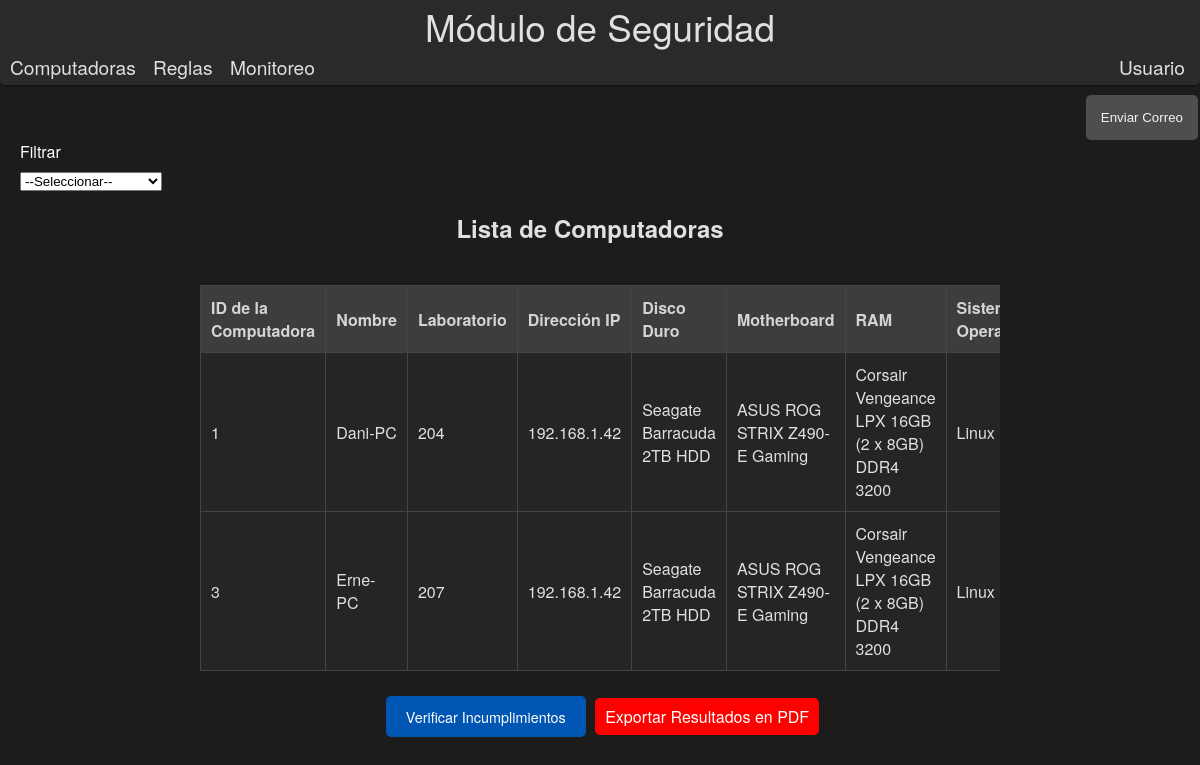
Page /monitoreos/realizar/ on the committed database.
### Modulo/models.py (models this page shows)
class ComputerProperties(models.Model):
    computer_id = models.IntegerField(unique=True)
    name = models.CharField(max_length=255)
    lab = models.CharField(max_length=255)
    ip_address = models.GenericIPAddressField()
    operating_system = models.CharField(max_length=255)
    disk = models.CharField(max_length=255)
    motherboard = models.CharField(max_length=255)
    ram = models.CharField(max_length=255)
    last_update = models.DateTimeField()
    antivirus = models.CharField(max_length=255)
    antivirus_enabled = models.BooleanField(default=False)
    antivirus_updated = models.BooleanField(default=False)
    firewall = models.CharField(max_length=255)
    firewall_enabled = models.BooleanField(default=False)
    browser = models.CharField(max_length=255, default="Firefox")
    domain = models.CharField(max_length=255)

### Modulo/views.py (the view, shortened to what this page needs)
# urls.py: path('monitoreos/realizar/', realizar_monitoreo, name='realizar_monitoreo'),
def realizar_monitoreo(request):
    filter_select = request.GET.get('filter-select')
    filter_value = request.GET.get(filter_select) if filter_select else None
    computadoras = ComputerProperties.objects.all()
    selected_rules = Rule.objects.filter(id__in=request.session.get('selected_rules', []))
    incumplimientos_totales = []
    computadoras_monitoreadas = []
    for computadora in computadoras:
        reglas_incumplidas = []
        last_update_naive = computadora.last_update.replace(tzinfo=None)  # Convertir a naive datetime
        if selected_rules.filter(name='Sistema Operativo Actualizado').exists():
            if (datetime.now() - last_update_naive) > timedelta(days=10):
                reglas_incumplidas.append('Sistema operativo desactualizado más de 10 días')
        if selected_rules.filter(name='Antivirus Activado').exists():
            if not computadora.antivirus_enabled:
                reglas_incumplidas.append('Antivirus no activado')
        if selected_rules.filter(name='Antivirus Actualizado').exists():
            if not computadora.antivirus_updated:
                reglas_incumplidas.append('Antivirus desactualizado')
        if selected_rules.filter(name='Firewall Activado').exists():
            if not computadora.firewall_enabled:
                reglas_incumplidas.append('Firewall no activado')
        if selected_rules.filter(name='Navegador Firefox').exists():
            if computadora.browser != "Firefox":
                reglas_incumplidas.append('El navegador no es Firefox')
    if computadoras_monitoreadas:
        monitoreo = Monitoreo.objects.create()
        monitoreo.computers_monitored.set(computadoras_monitoreadas)
        monitoreo.incumplimientos_detected = incumplimientos_totales
        monitoreo.save()
    laboratorios = ComputerProperties.objects.values_list('lab', flat=True).distinct()
    sistemas_operativos = ComputerProperties.objects.values_list('operating_system', flat=True).distinct()
    return render(request, 'propiedades/realizar_monitoreo.html', {
        'computadoras': computadoras,
        'laboratorios': laboratorios,
        'sistemas_operativos': sistemas_operativos,
        'incumplimientos': incumplimientos_totales
    })

### Modulo/templates/propiedades/realizar_monitoreo.html (shortened to what this page needs)
{% extends 'modulo.html' %}
{% block content %}
<div id="email-button-container">
    <button type="button" class="btn-email" onclick="showEmailForm();">Enviar Correo</button>
</div>
<div id="filter-options" class="filter-container" style="display: flex;">
    <form method="get" action="{% url 'realizar_monitoreo' %}">
        <div class="filter-select-container">
            <label for="filter-select">Filtrar</label>
            <select id="filter-select" name="filter-select" onchange="showFilterInput();">
                <option value="">--Seleccionar--</option>
            </select>
        </div>
    </form>
</div>
<h2 class="form-title">Lista de Computadoras</h2>
<div class="table-container">
    <table class="gray-table">
        <thead>
            <tr>
                <th>ID de la Computadora</th>
                <th>Nombre</th>
                <th>Laboratorio</th>
                <th>Dirección IP</th>
                <th>Disco Duro</th>
                <th>Motherboard</th>
                <th>RAM</th>
                <th>Sistema Operativo</th>
            </tr>
        </thead>
        <tbody>
            {% for computadora in computadoras %}
            <tr>
                <td>{{ computadora.computer_id }}</td>
                <td>{{ computadora.name }}</td>
                <td>{{ computadora.lab }}</td>
                <td>{{ computadora.ip_address }}</td>
                <td>{{ computadora.disk }}</td>
                <td>{{ computadora.motherboard }}</td>
                <td>{{ computadora.ram }}</td>
                <td>{{ computadora.operating_system }}</td>
            </tr>
            {% endfor %}
        </tbody>
    </table>
</div>
<div style="text-align: center; margin-top: 20px;">
    <a href="{% url 'verificar_incumplimientos' %}" class="btn-submit">Verificar Incumplimientos</a>
    <a href="{% url 'exportar_pdf' %}" class="btn-exportar">Exportar Resultados en PDF</a>
</div>
{% endblock %}

### Modulo/static/modulo.css (style rules this page uses)
body { background-color:#1c1c1c; color: #e0e0e0; font-family: "Helvetica Neue", Arial, sans-serif; margin: 0; display: flex; flex-direction: column; min-height: 100vh; }
.btn-submit, .btn-cancel { padding: 8px 20px; border: none; border-radius: 5px; background-color: #4a4a4a; color: #fff; cursor: pointer; transition: background-color 0.3s, box-shadow 0.3s; margin: 5px; text-decoration: none; display: inline-block; font-size: 0.9em; }
.table-container { max-width: 800px; margin: 0 auto; overflow-x: auto; }
.gray-table { width: 100%; border-collapse: collapse; margin-top: 20px; }
.gray-table th, .gray-table td { border: 1px solid #444; padding: 10px; text-align: left; }
.gray-table th { background-color: #3d3d3d; color: #d4d4d4; }
.gray-table tr:nth-child(even) { background-color: #252525; }
.gray-table tr:nth-child(odd) { background-color: #252525; }
.form-title { text-align: center; color:#e0e0e0; margin-bottom: 20px; font-family: "Helvetica Neue", Arial, sans-serif; margin-left: -20px; }
a { color: #fff; text-decoration: none; position: relative; transition: color 0.3s; }
a::after { content: ''; position: absolute; width: 0; height: 2px; display: block; margin-top: 5px; right: 0; background: #007bff; transition: width 0.3s ease; -webkit-transition: width 0.3s ease; }
.btn-exportar { background-color: #ff0000; color: #fff; padding: 7px 10px; border: none; border-radius: 5px; cursor: pointer; transition: background-color 0.3s, box-shadow 0.3s; }
.btn-submit { background-color: #0056b3; color: #fff; padding: 10px 20px; border: none; border-radius: 5px; cursor: pointer; transition: background-color 0.3s, box-shadow 0.3s; }
.form-title { text-align: center; margin-top: 20px; }
label { display: block; margin-bottom: 5px; color: #fff; }
#email-button-container { text-align: right; margin-right: -18px; margin-top: -10px; }
#email-button-container .btn-email { background-color: #4e4e4e; color: #f3f3f3; padding: 15px 15px; border: none; border-radius: 5px; cursor: pointer; transition: background-color 0.3s, box-shadow 0.3s; }
.filter-container { display: flex; align-items: center; margin-bottom: 10px; }
.filter-container label { margin-right: 10px; }
.filter-container select { margin-right: 20px; }
.table-container { margin-top: 20px; }

### rows in the picture
ComputerProperties: computer_id "1", name "Dani-PC", lab "204", ip_address "192.168.1.42", disk "Seagate Barracuda 2TB HDD", motherboard "ASUS ROG STRIX Z490-E Gaming", ram "Corsair Vengeance LPX 16GB (2 x 8GB) DDR4 3200", operating_system "Linux"
ComputerProperties: computer_id "3", name "Erne-PC", lab "207", ip_address "192.168.1.42", disk "Seagate Barracuda 2TB HDD", motherboard "ASUS ROG STRIX Z490-E Gaming", ram "Corsair Vengeance LPX 16GB (2 x 8GB) DDR4 3200", operating_system "Linux"
